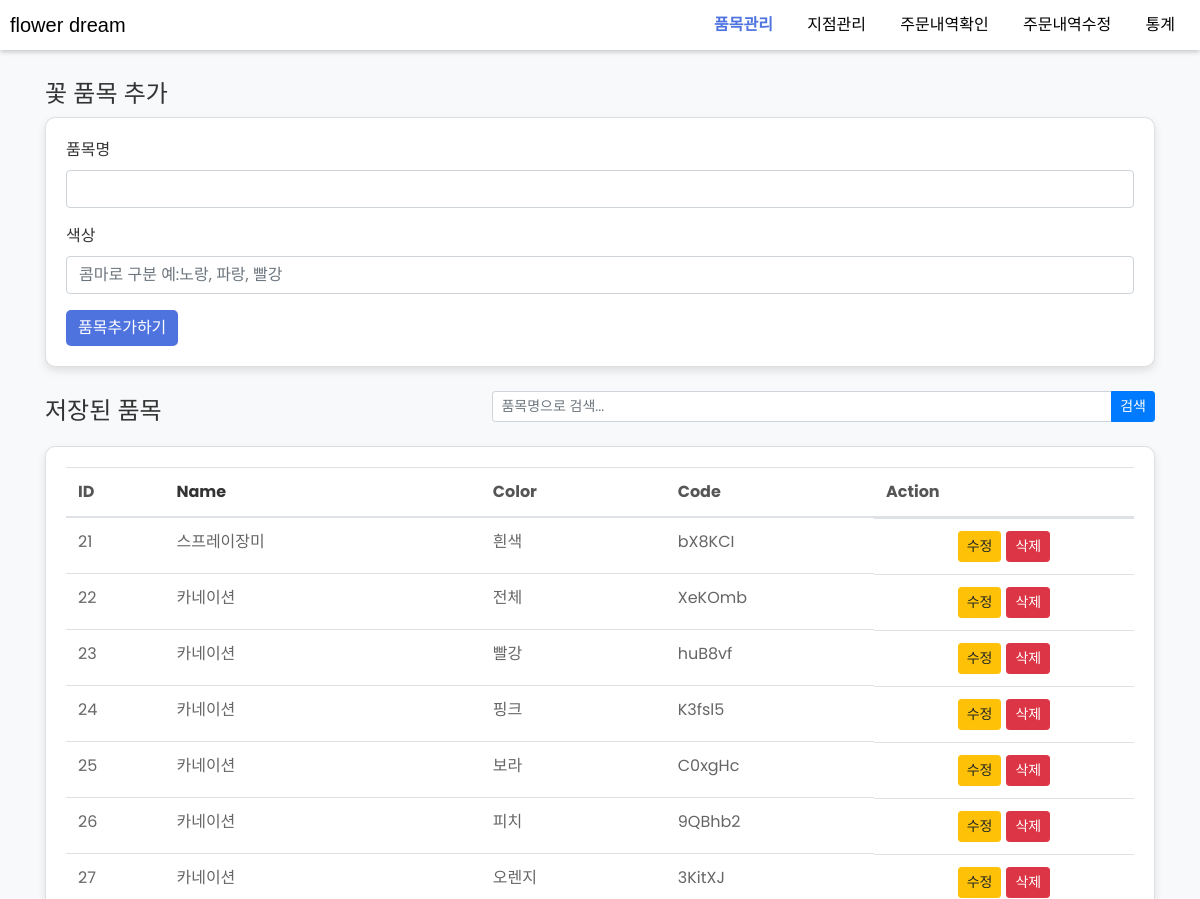
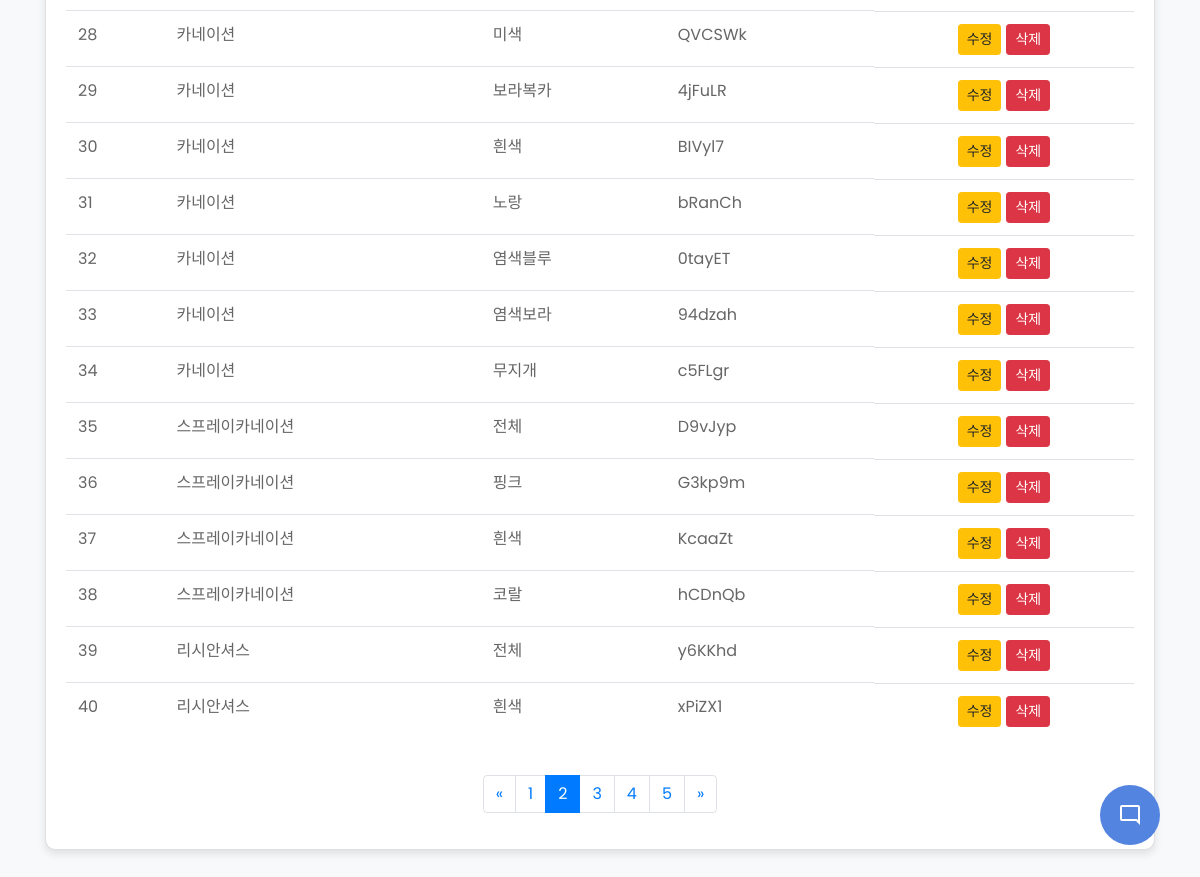
The page /products?sort=id&page=2 on the database its author committed (2 pictures, top to bottom).
### tables this page shows
CREATE TABLE products (
            id INTEGER PRIMARY KEY,
            name TEXT NOT NULL,
            color TEXT NOT NULL,
            code TEXT NOT NULL
        );

### blueprints/products.py (the view)
@products_blueprint.route('/products', methods=['GET', 'POST'])
def products():
    db = get_db()
    cur = db.cursor()
    sort_query = request.args.get('sort', 'id')
    filter_query = request.args.get('filter', '')  # 필터 적용을 위해 filter_query를 추가
    if sort_query == 'name desc':
        sort_query = 'name DESC'
    elif sort_query == 'name':
        sort_query = 'name ASC'
    page = request.args.get('page', 1, type=int)
    per_page = 20
    offset = (page - 1) * per_page
    if filter_query:
        cur.execute(f"SELECT * FROM products WHERE name LIKE ? ORDER BY {sort_query} LIMIT ? OFFSET ?", ('%' + filter_query + '%', per_page, offset))
    else:
        cur.execute(f"SELECT * FROM products ORDER BY {sort_query} LIMIT ? OFFSET ?", (per_page, offset))
    products = cur.fetchall()
    if request.method == 'POST':
        if 'delete' in request.form:
            product_id = request.form['delete']
            cur.execute("DELETE FROM products WHERE id = ?", (product_id,))
            db.commit()
        elif 'product_name' in request.form and 'options' in request.form:
            product_name = request.form['product_name']
            options = request.form['options'].split(',')
            for option in options:
                option = option.strip()
                if option:
                    product_code = generate_code(6)
                    cur.execute("INSERT INTO products (name, color, code) VALUES (?, ?, ?)", (product_name, option, product_code))
                    db.commit()
        return redirect(url_for('products.products'))
    else:
        cur.execute("SELECT COUNT(*) FROM products WHERE name LIKE ?", ('%' + filter_query + '%',))
        total = cur.fetchone()[0]
        total_pages = (total + per_page - 1) // per_page
        return render_template('products.html',
                               products=products,
                               page=page,
                               total_pages=total_pages,
                               current_sort=sort_query,
                               filter_query=filter_query)  # 필터링 적용된 쿼리를 템플릿으로 전달

### blueprints/func.py (called while the page is built)
def get_db():
    if 'db' not in g:
        g.db = sqlite3.connect(DATABASE)
        g.db.row_factory = sqlite3.Row
    return g.db

### templates/products.html (shortened to what this page needs)
{% extends "base.html" %}
{% block content %}
<div class="container" style="min-height: 100vh; padding-top: 80px; padding-bottom: 30px;">
    <h1 style="font-size: 24px; color: #333;">꽃 품목 추가</h1>
    <div class="card" style="background-color: #ffffff; border-radius: 10px; box-shadow: 0 4px 8px rgba(0,0,0,0.1); margin-bottom: 20px; padding: 20px;">
        <form method="post">
            <div class="form-group">
                <label for="product_name" style="color: #333;">품목명</label>
                <input type="text" class="form-control" id="product_name" name="product_name" required>
            </div>
            <div class="form-group">
                <label for="options" style="color: #333;">색상</label>
                <input type="text" class="form-control" id="options" name="options" placeholder="콤마로 구분 예:노랑, 파랑, 빨강" required>
            </div>
            <button type="submit" class="btn btn-primary" style="background-color: #4e73df; border: none; border-radius: 5px;">품목추가하기</button>
        </form>
    </div>
    <div class="d-flex flex-row align-items-center" style="margin-bottom: 20px;">
        <div class="flex-grow-1">
            <h2 style="font-size: 24px; color: #333; padding-top: 10px; margin-bottom: 0;">저장된 품목</h2>
        </div>
        <div class="flex-grow-1 d-flex flex-row justify-content-end">
            <form method="get" class="form-inline" style="width: 100%;">
                <div class="input-group input-group-sm" style="flex-grow: 1;">
                    <input type="text" class="form-control" id="filter" name="filter" placeholder="품목명으로 검색..." style="flex-grow: 1;">
                    <div class="input-group-append">
                        <button type="submit" class="btn btn-primary">검색</button>
                    </div>
                </div>
            </form>
        </div>
    </div>
    <div class="card" style="background-color: #ffffff; border-radius: 10px; box-shadow: 0 4px 8px rgba(0,0,0,0.1); padding: 20px;">
        <table class="table" style="color: #666;">
            <thead style="color: #555; border-bottom: 2px solid #eee;">
                <tr>
                    <th>ID</th>
                    <th><a href="javascript:void(0)" onclick="toggleSortOrder()" style="color: #333;">Name</a></th>
                    <th>Color</th>
                    <th>Code</th>
                    <th>Action</th>
                </tr>
            </thead>
            <tbody>
                {% for product in products %}
                <tr id="row_{{ product['id'] }}">
                    <td>{{ product['id'] }}</td>
                    <td id="name_{{ product['id'] }}">{{ product['name'] }}</td>
                    <td id="color_{{ product['id'] }}">{{ product['color'] }}</td>
                    <td>{{ product['code'] }}</td>
                    <td id="action_{{ product['id'] }}" class="d-flex justify-content-center">
                        <button onclick="editProduct({{ product['id'] }})" class="btn btn-warning btn-sm" style="margin-right: 5px;">수정</button>
                        <form method="post" style="display: inline;">
                            <button type="submit" class="btn btn-danger btn-sm">삭제</button>
                        </form>
                    </td>
                </tr>
                {% endfor %}
            </tbody>
        </table>
        <nav aria-label="Page navigation example" style="margin-top: 20px;">
            <ul class="pagination justify-content-center">
                {% set start_page = page - 2 if page - 2 > 0 else 1 %}
                {% set end_page = start_page + 4 if start_page + 4 <= total_pages else total_pages %}
                {% if page > 1 %}
                    <li class="page-item"><a class="page-link" href="{{ url_for('products.products', sort=current_sort, page=page-1) }}">&laquo;</a></li>
                {% endif %}
                {% for i in range(start_page, end_page + 1) %}
                    <li class="page-item {% if i == page %}active{% endif %}"><a class="page-link" href="{{ url_for('products.products', sort=current_sort, page=i) }}">{{ i }}</a></li>
                {% endfor %}
                {% if page < total_pages %}
                    <li class="page-item"><a class="page-link" href="{{ url_for('products.products', sort=current_sort, page=page+1) }}">&raquo;</a></li>
                {% endif %}
            </ul>
        </nav>
    </div>
</div>
{% endblock %}

### static/css/chatbot.css (style rules this page uses)
* { margin: 0; padding: 0; box-sizing: border-box; font-family: "Poppins", sans-serif ; }
body { background: #e3f2fd; }

### static/css/custom-navbar.css (style rules this page uses)
body, html { margin: 0; padding: 0; font-family: Arial, sans-serif; background-color: rgb(192, 88, 88); }

### rows shown on the page
products: id "21", name "스프레이장미", color "흰색", code "bX8KCI"
products: id "22", name "카네이션", color "전체", code "XeKOmb"
products: id "23", name "카네이션", color "빨강", code "huB8vf"
products: id "24", name "카네이션", color "핑크", code "K3fsl5"
products: id "25", name "카네이션", color "보라", code "C0xgHc"
products: id "26", name "카네이션", color "피치", code "9QBhb2"
products: id "27", name "카네이션", color "오렌지", code "3KitXJ"
products: id "28", name "카네이션", color "미색", code "QVCSWk"
products: id "29", name "카네이션", color "보라복카", code "4jFuLR"
products: id "30", name "카네이션", color "흰색", code "BIVyl7"
products: id "31", name "카네이션", color "노랑", code "bRanCh"
products: id "32", name "카네이션", color "염색블루", code "0tayET"
products: id "33", name "카네이션", color "염색보라", code "94dzah"
products: id "34", name "카네이션", color "무지개", code "c5FLgr"
products: id "35", name "스프레이카네이션", color "전체", code "D9vJyp"
products: id "36", name "스프레이카네이션", color "핑크", code "G3kp9m"
products: id "37", name "스프레이카네이션", color "흰색", code "KcaaZt"
products: id "38", name "스프레이카네이션", color "코랄", code "hCDnQb"
products: id "39", name "리시안셔스", color "전체", code "y6KKhd"
products: id "40", name "리시안셔스", color "흰색", code "xPiZX1"

### other values the page prints
{{ i }} "1" "2" "3" "4" "5"
